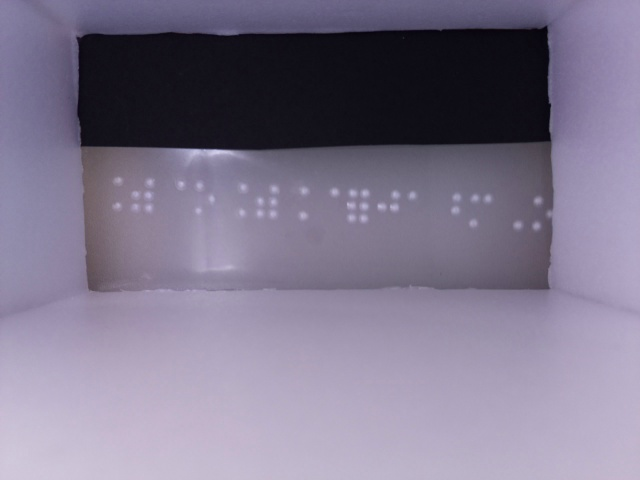
#> input picture vid_process_src/captured_img2/test_cap_img1.jpg, 640 x 480 px, found by its file name
$ python glare_example.py
#> lines starting #> are read from the running program, lines starting #| are printed output that depends on the picture
# [66 lines of commented-out code are left out]


import cv2
import numpy as np

# Read the image
image = cv2.imread('/Users/tsshin/Desktop/HandS_Braille/vid_process_src/captured_img2/test_cap_img1.jpg')
#> image is the input picture: shape (480, 640, 3); mean B, G, R 140.9, 118.8, 126.6

# Convert to HSV color space
hsv_image = cv2.cvtColor(image, cv2.COLOR_BGR2HSV)
#> hsv_image: shape (480, 640, 3); mean H, S, V 130.5, 49, 141

# Split the channels
h, s, v = cv2.split(hsv_image)
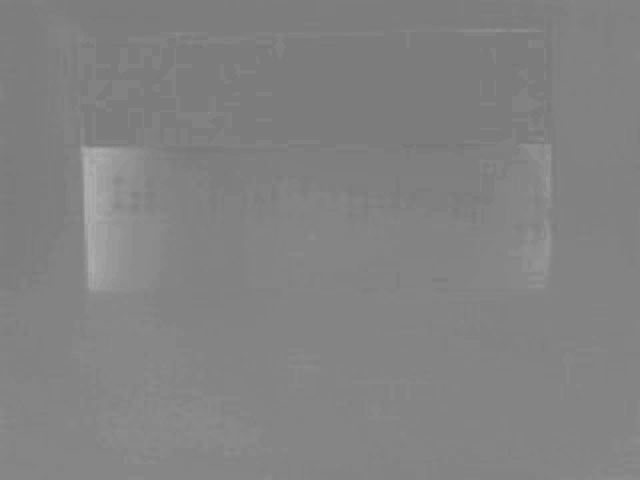
#> h: shape (480, 640); min 115, max 175, mean 130.5
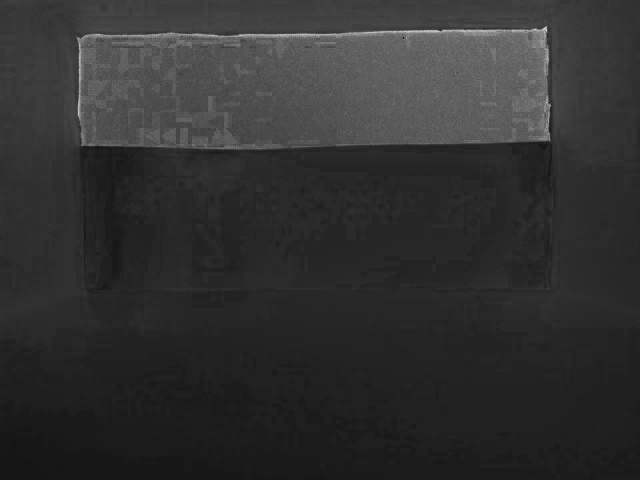
#> s: shape (480, 640); min 17, max 237, mean 49
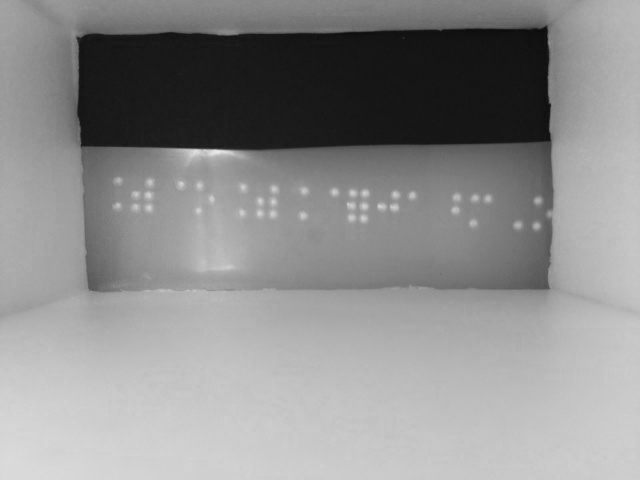
#> v: shape (480, 640); min 12, max 235, mean 141

# Apply histogram equalization to the value channel
equalized_v = cv2.equalizeHist(v)
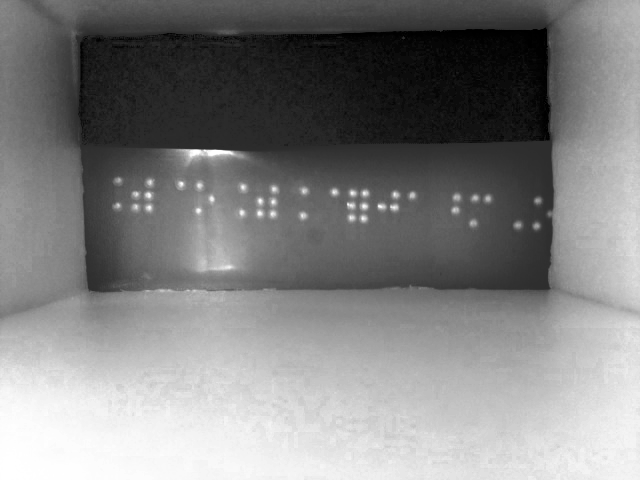
#> equalized_v: shape (480, 640); min 0, max 255, mean 128.7

# Merge the channels back together
equalized_hsv_image = cv2.merge([h, s, equalized_v])
#> equalized_hsv_image: shape (480, 640, 3); mean H, S, V 130.5, 49, 128.7

# Convert back to BGR color space
equalized_image = cv2.cvtColor(equalized_hsv_image, cv2.COLOR_HSV2BGR)
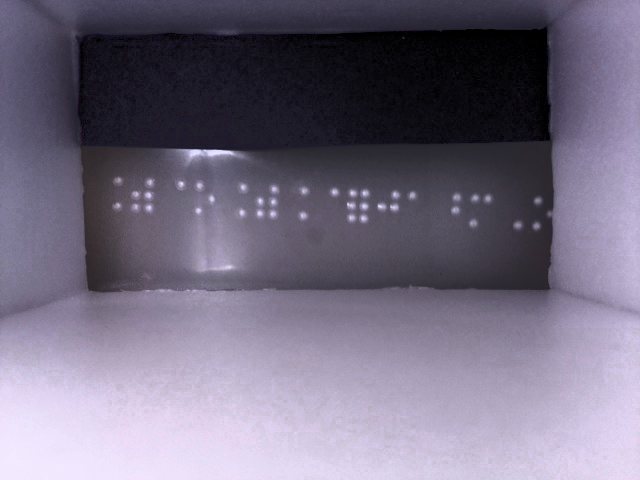
#> equalized_image: shape (480, 640, 3); mean B, G, R 128.7, 108.7, 115.7

# Display original and equalized images
cv2.imshow('Original Image', image)
cv2.imshow('Equalized Image', equalized_image)
cv2.waitKey(0)
cv2.destroyAllWindows()

# Save equalized image
cv2.imwrite('equalized_image.jpg', equalized_image)

$ run again, with vid_process_src/captured_img2/test_cap_img0.jpg copied over vid_process_src/captured_img2/test_cap_img1.jpg
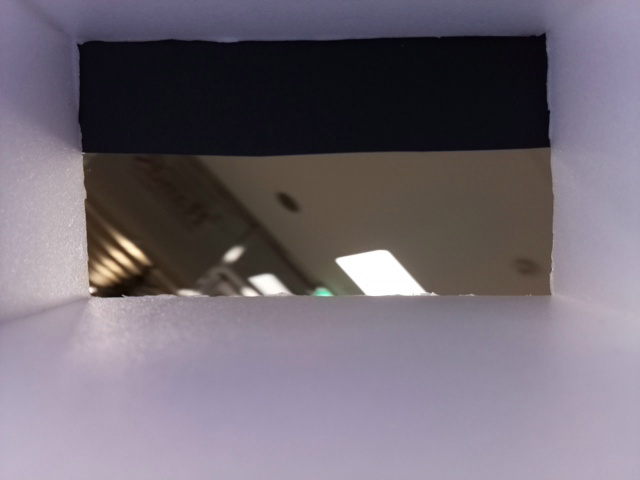
#> input picture vid_process_src/captured_img2/test_cap_img0.jpg, 640 x 480 px, found by its file name
#> image is the input picture: shape (480, 640, 3); mean B, G, R 116.4, 105.9, 113.8
#> hsv_image: shape (480, 640, 3); mean H, S, V 107, 51.5, 121.3
#> `h, s, v = cv2.split(hsv_image)`:
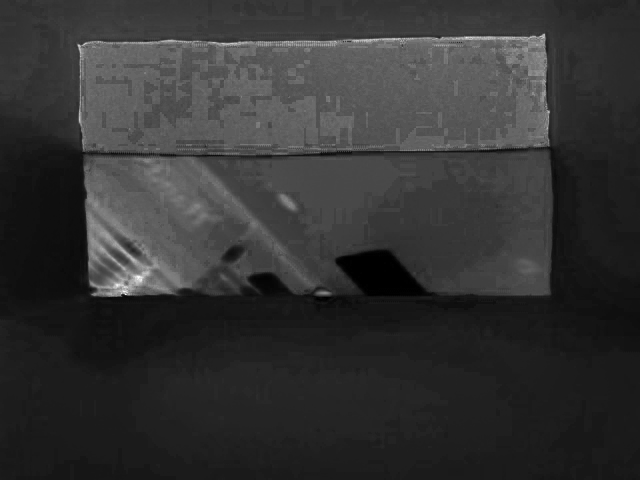
#> s: shape (480, 640); min 0, max 255, mean 51.5
#> equalized_hsv_image: shape (480, 640, 3); mean H, S, V 107, 51.5, 128.8
#> `equalized_image = cv2.cvtColor(equalized_hsv_image, cv2.COLOR_HSV2BGR)`:
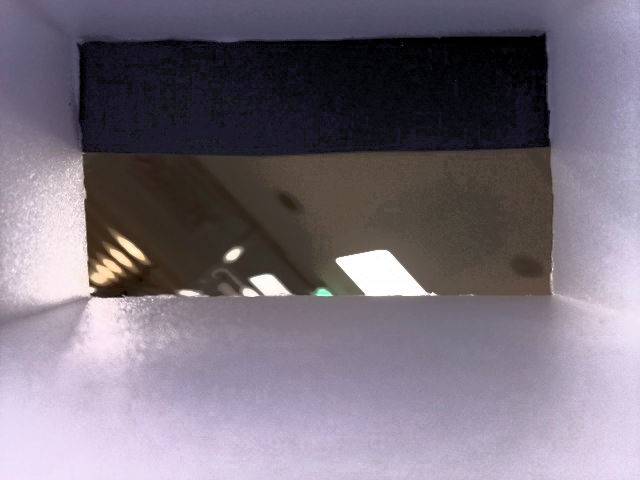
#> equalized_image: shape (480, 640, 3); mean B, G, R 123.9, 112, 120.4
